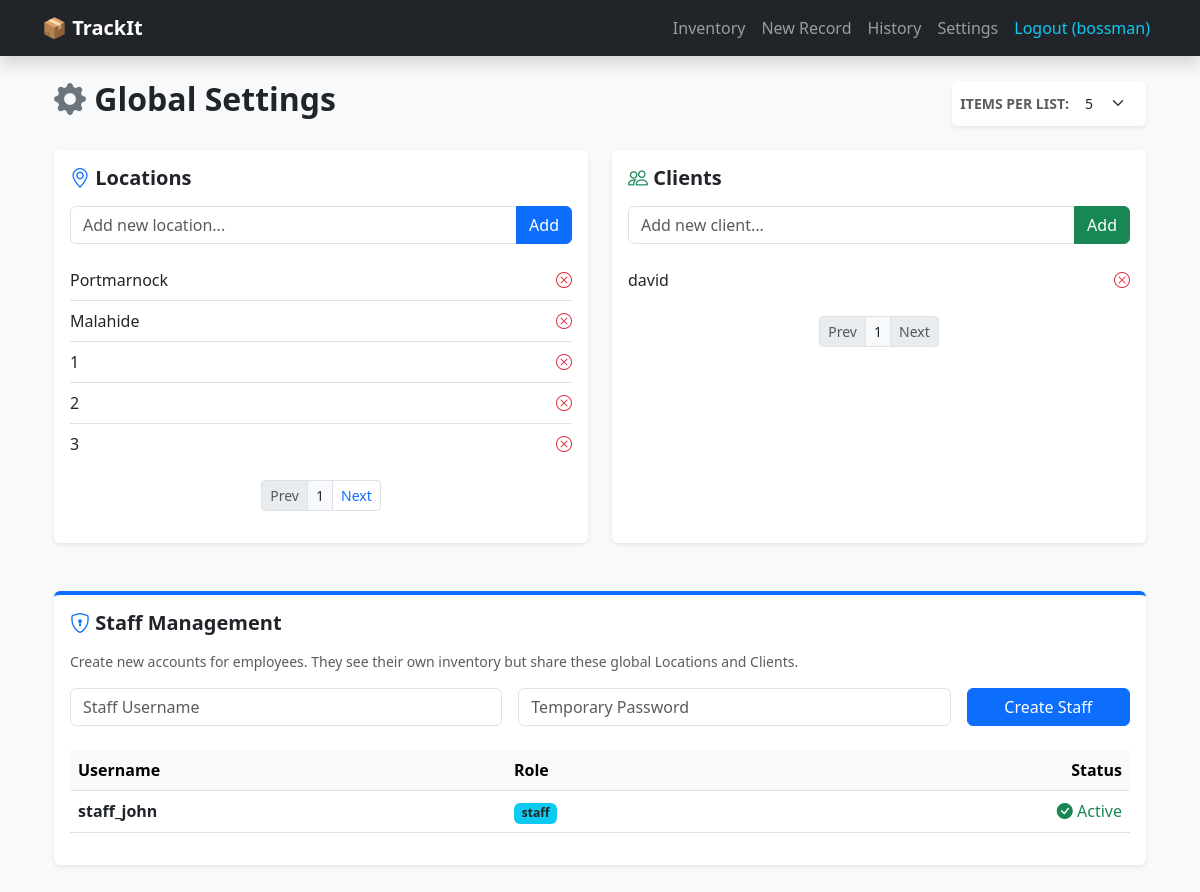
/settings (signed in), run on the app's committed database.
### models.py (models this page shows)
class User(db.Model):
    id = db.Column(db.Integer, primary_key=True)
    username = db.Column(db.String(80), unique=True, nullable=False)
    password = db.Column(db.String(120), nullable=False)
    role = db.Column(db.String(20), default='staff') # 'boss' or 'staff'

class Place(db.Model):
    id = db.Column(db.Integer, primary_key=True)
    name = db.Column(db.String(100), nullable=False, unique=True)
    records = db.relationship('DayRecord', backref='place', lazy=True)

class Client(db.Model):
    id = db.Column(db.Integer, primary_key=True)
    name = db.Column(db.String(100), nullable=False)
    records = db.relationship('DayRecord', backref='client', lazy=True)

### app.py (the view, shortened to what this page needs)
@app.route('/settings', methods=['GET', 'POST'])
def settings():
    if 'user_id' not in session: return redirect(url_for('login'))
    user = User.query.get(session['user_id'])
    page_p = request.args.get('page_p', 1, type=int)
    page_c = request.args.get('page_c', 1, type=int)
    per_page = request.args.get('per_page', 5, type=int)
    p_pag = Place.query.paginate(page=page_p, per_page=per_page)
    c_pag = Client.query.paginate(page=page_c, per_page=per_page)
    staff = User.query.filter_by(role='staff').all() if user.role == 'boss' else []
    return render_template('settings.html', places_pagination=p_pag, clients_pagination=c_pag, staff_members=staff, user=user, per_page=per_page)

### templates/settings.html (shortened to what this page needs)
{% extends "base.html" %}
{% block content %}
<div class="container mt-4 mb-5">
    <div class="d-flex justify-content-between align-items-center mb-4">
        <h2 class="fw-bold"><i class="bi bi-gear-fill text-secondary"></i> Global Settings</h2>
        <form method="GET" class="d-flex align-items-center bg-white p-2 rounded shadow-sm">
            <label class="me-2 small fw-bold text-muted text-uppercase">Items per list:</label>
            <select name="per_page" class="form-select form-select-sm w-auto border-0" onchange="this.form.submit()">
                <option value="5" {{ 'selected' if per_page == 5 }}>5</option>
            </select>
        </form>
    </div>
    <div class="row">
        <div class="col-md-6 mb-4">
            <div class="card shadow-sm border-0 h-100">
                <div class="card-body">
                    <h5 class="fw-bold mb-3"><i class="bi bi-geo-alt text-primary"></i> Locations</h5>
                    <form method="POST" class="mb-3">
                        <div class="input-group">
                            <input type="text" name="place_name" class="form-control" placeholder="Add new location..." required>
                            <button type="submit" name="add_place" class="btn btn-primary">Add</button>
                        </div>
                    </form>
                    <ul class="list-group list-group-flush mb-3">
                        {% for p in places_pagination.items %}
                        <li class="list-group-item d-flex justify-content-between align-items-center px-0">
                            {{ p.name }}
                            <a href="{{ url_for('delete_entry', type='place', id=p.id) }}" class="text-danger" onclick="return confirm('Delete this location?')">
                                <i class="bi bi-x-circle"></i>
                            </a>
                        </li>
                        {% endfor %}
                    </ul>
                    <nav>
                        <ul class="pagination pagination-sm justify-content-center">
                            <li class="page-item {{ 'disabled' if not places_pagination.has_prev }}">
                                <a class="page-link" href="{{ url_for('settings', page_p=places_pagination.prev_num, per_page=per_page) }}">Prev</a>
                            </li>
                            <li class="page-item disabled"><span class="page-link bg-light text-dark">{{ places_pagination.page }}</span></li>
                            <li class="page-item {{ 'disabled' if not places_pagination.has_next }}">
                                <a class="page-link" href="{{ url_for('settings', page_p=places_pagination.next_num, per_page=per_page) }}">Next</a>
                            </li>
                        </ul>
                    </nav>
                </div>
            </div>
        </div>
        <div class="col-md-6 mb-4">
            <div class="card shadow-sm border-0 h-100">
                <div class="card-body">
                    <h5 class="fw-bold mb-3"><i class="bi bi-people text-success"></i> Clients</h5>
                    <form method="POST" class="mb-3">
                        <div class="input-group">
                            <input type="text" name="client_name" class="form-control" placeholder="Add new client..." required>
                            <button type="submit" name="add_client" class="btn btn-success text-white">Add</button>
                        </div>
                    </form>
                    <ul class="list-group list-group-flush mb-3">
                        {% for c in clients_pagination.items %}
                        <li class="list-group-item d-flex justify-content-between align-items-center px-0">
                            {{ c.name }}
                            <a href="{{ url_for('delete_entry', type='client', id=c.id) }}" class="text-danger" onclick="return confirm('Delete this client?')">
                                <i class="bi bi-x-circle"></i>
                            </a>
                        </li>
                        {% endfor %}
                    </ul>
                    <nav>
                        <ul class="pagination pagination-sm justify-content-center">
                            <li class="page-item {{ 'disabled' if not clients_pagination.has_prev }}">
                                <a class="page-link" href="{{ url_for('settings', page_c=clients_pagination.prev_num, per_page=per_page) }}">Prev</a>
                            </li>
                            <li class="page-item disabled"><span class="page-link bg-light text-dark">{{ clients_pagination.page }}</span></li>
                            <li class="page-item {{ 'disabled' if not clients_pagination.has_next }}">
                                <a class="page-link" href="{{ url_for('settings', page_c=clients_pagination.next_num, per_page=per_page) }}">Next</a>
                            </li>
                        </ul>
                    </nav>
                </div>
            </div>
        </div>
    </div>
    {% if user.role == 'boss' %}
    <div class="row mt-4">
        <div class="col-12">
            <div class="card shadow-sm border-0 border-top border-primary border-4">
                <div class="card-body">
                    <h5 class="fw-bold mb-3"><i class="bi bi-shield-lock text-primary"></i> Staff Management</h5>
                    <p class="text-muted small">Create new accounts for employees. They see their own inventory but share these global Locations and Clients.</p>
                    <form method="POST" class="row g-3 mb-4">
                        <div class="col-md-5">
                            <input type="text" name="new_username" class="form-control" placeholder="Staff Username" required>
                        </div>
                        <div class="col-md-5">
                            <input type="password" name="new_password" class="form-control" placeholder="Temporary Password" required>
                        </div>
                        <div class="col-md-2">
                            <button type="submit" name="create_account" class="btn btn-primary w-100">Create Staff</button>
                        </div>
                    </form>
                    <table class="table table-hover align-middle">
                        <thead class="table-light">
                            <tr>
                                <th>Username</th>
                                <th>Role</th>
                                <th class="text-end">Status</th>
                            </tr>
                        </thead>
                        <tbody>
                            {% for staff in staff_members %}
                            <tr>
                                <td class="fw-bold">{{ staff.username }}</td>
                                <td><span class="badge bg-info text-dark">{{ staff.role }}</span></td>
                                <td class="text-end text-success"><i class="bi bi-check-circle-fill"></i> Active</td>
                            </tr>
                            {% endfor %}
                        </tbody>
                    </table>
                </div>
            </div>
        </div>
    </div>
    {% endif %}
</div>
{% endblock %}

### templates/base.html (shortened to what this page needs)
<!DOCTYPE html>
<html lang="en">
<head>
    <link href="https://cdn.jsdelivr.net/npm/bootstrap@5.3.0/dist/css/bootstrap.min.css" rel="stylesheet">
    <link rel="stylesheet" href="https://cdn.jsdelivr.net/npm/bootstrap-icons@1.11.0/font/bootstrap-icons.css">
</head>
<body class="bg-light">
    <nav class="navbar navbar-expand-lg navbar-dark bg-dark mb-4 shadow">
        <div class="container">
            <a class="navbar-brand fw-bold" href="/">📦 TrackIt</a>
            <div class="navbar-nav ms-auto">
                {% if session.get('user_id') %}
                <a class="nav-link" href="{{ url_for('inventory') }}">Inventory</a>
                <a class="nav-link" href="{{ url_for('record') }}">New Record</a>
                <a class="nav-link" href="{{ url_for('history') }}">History</a>
                <a class="nav-link" href="{{ url_for('settings') }}">Settings</a>
                <a class="nav-link text-info" href="{{ url_for('logout') }}">Logout ({{ session['username'] }})</a>
                {% endif %}
            </div>
        </div>
    </nav>
    <div class="container">
        {% block content %}{% endblock %}
    </div>
</body>
</html>

### data on the page
User: username "bossman"
Place: name "Portmarnock"
Place: name "Malahide"
Place: name "1"
Place: name "2"
Place: name "3"
Client: name "david"
User: username "staff_john", role "staff"

### other printed values
{{ places_pagination.page }} "1"
{{ clients_pagination.page }} "1"
